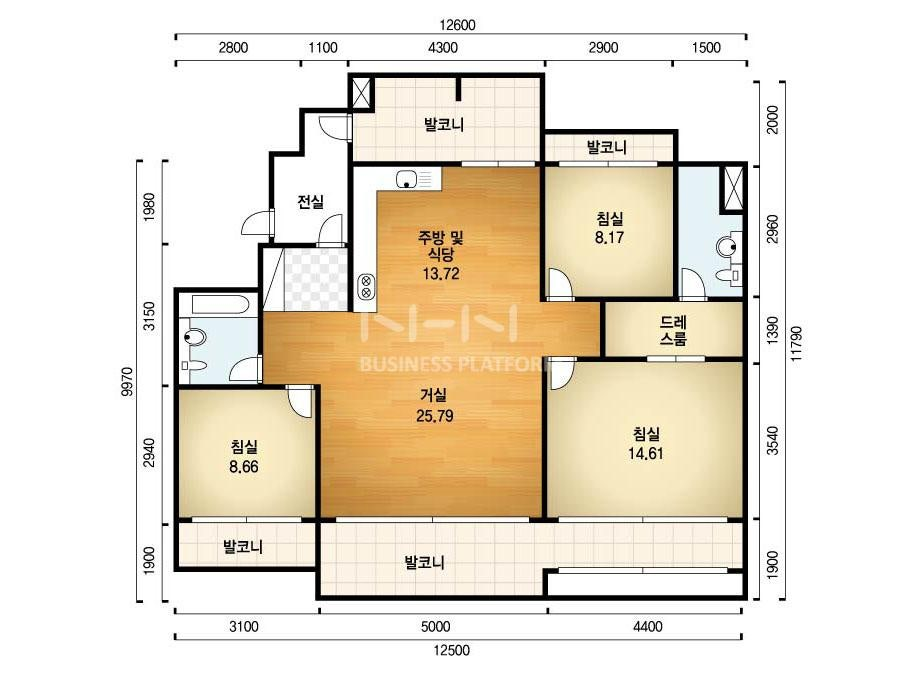
#> input picture 2d-drawing/GW70711_1331024938464.jpg, 923 x 676 px
$ python -i sketchup.py   (imports and definitions only)
#> lines starting #> are read from the running program, lines starting #| are printed output that depends on the picture
from __future__ import annotations

from pathlib import Path
from typing import Any

from .input import load_pages
from .models import Confidence, Detection, FloorPlan
from .ocr import extract_ocr
from .vision import detect_geometry


# [19 lines left out: function _rooms_from_image, not called in this run]


def _line(layer: str, x1: float, y1: float, x2: float, y2: float) -> list[str]:
    return ["0", "LINE", "8", layer, "10", f"{x1:.3f}", "20", f"{y1:.3f}", "30", "0", "11", f"{x2:.3f}", "21", f"{y2:.3f}", "31", "0"]


# [25 lines left out: functions _polyline, floorplan_to_dxf, not called in this run]


def export_sketchup_reference(source: str | Path, output_dir: str | Path, scale_mm_per_pixel: float = 10.0, lang: str = "kor+eng") -> tuple[Path, Path]:
    source = Path(source); output = Path(output_dir); output.mkdir(parents=True, exist_ok=True)
    page = load_pages(source)[0]
    texts, measurements = extract_ocr(page.pixels, lang)
    _, walls, doors, windows = detect_geometry(page.pixels)
    rooms = _rooms_from_image(page.pixels)
    plan = FloorPlan(source={"path": str(source), "format": source.suffix.lower().lstrip(".")}, image={"width": page.width, "height": page.height}, scale={"unit": "mm", "mm_per_pixel": scale_mm_per_pixel}, rooms=rooms, walls=walls, doors=doors, windows=windows, measurements=measurements, ocr=texts)
    dxf = output / "floorplan-sketchup.dxf"; svg = output / "floorplan-sketchup.svg"
    dxf.write_text(floorplan_to_dxf(plan, scale_mm_per_pixel), encoding="utf-8")
    lines = [f'<svg xmlns="http://www.w3.org/2000/svg" viewBox="0 0 {page.width} {page.height}"><rect width="100%" height="100%" fill="white"/>']
    for wall in walls:
        if wall.points and len(wall.points) >= 2:
            a, b = wall.points[:2]; lines.append(f'<line x1="{a[0]}" y1="{a[1]}" x2="{b[0]}" y2="{b[1]}" stroke="#222" stroke-width="2"/>')
    for room in rooms:
        if room.points: lines.append(f'<polygon points="{" ".join(f"{x},{y}" for x,y in room.points)}" fill="none" stroke="#2a9d8f" stroke-width="1"/>')
    lines.append("</svg>"); svg.write_text("\n".join(lines), encoding="utf-8")
    return dxf, svg

>>> import cv2
>>> picture = cv2.imread('../2d-drawing/GW70711_1331024938464.jpg', cv2.IMREAD_GRAYSCALE)
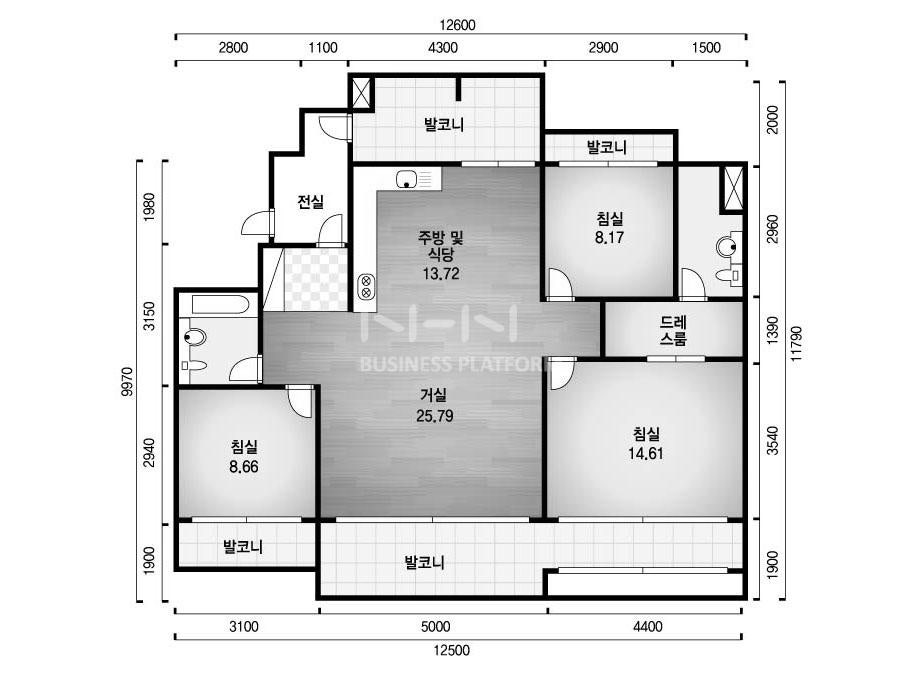
#> picture: shape (676, 923); min 0, max 255, mean 226.9
>>> result = export_sketchup_reference(picture, 'out.png')
#> (the run stopped early here; a loop or call above may not have finished)
